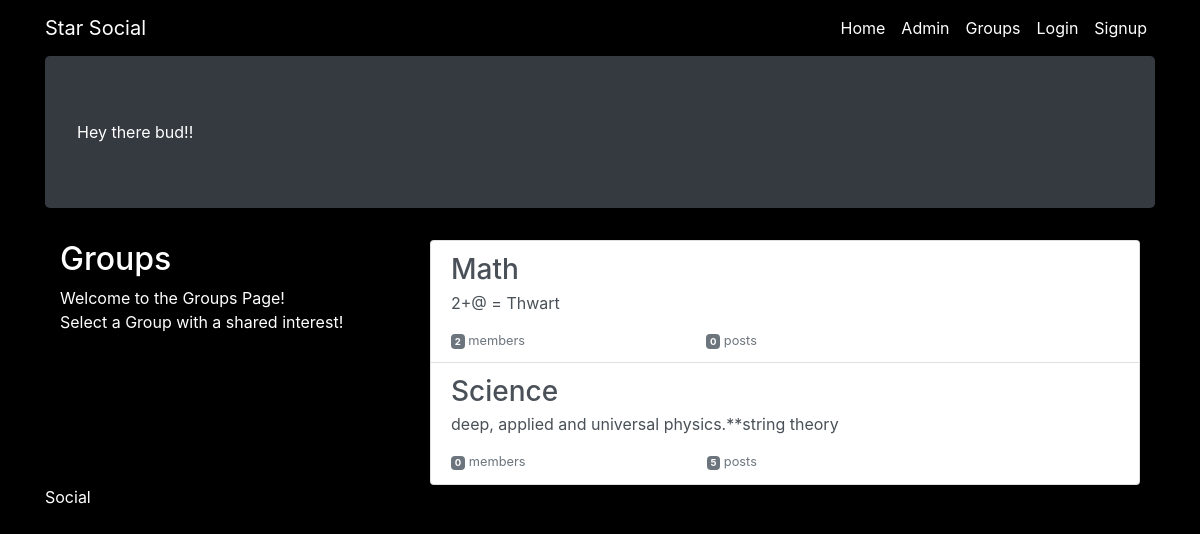
The app's page /groups/ with its own data.
### groups/models.py (models this page shows, shortened)
class Group(models.Model):
    name =  models.CharField(max_length=255, unique=True)
    slug = models.SlugField(allow_unicode=True,unique=True)
    description = models.TextField(blank=True, default='')
    description_html = models.TextField(editable=False, default='', blank=True)
    members = models.ManyToManyField(User,through='GroupMember')
    class Meta:
        ordering = ['name']

### groups/views.py (the view)
# urls.py: path('', views.ListGroups.as_view(), name="all"),
class ListGroups(generic.ListView):
    model = Group

### groups/templates/groups/group_list.html (shortened to what this page needs)
{% extends "groups/group_base.html" %}
{% block pregroup %}
<div class="col-md-4">
	<div class="content">
			<h2>Groups</h2>
			<p>Welcome to the Groups Page! <br>Select a Group with a shared interest!</p>
	</div>
</div>
{% endblock %}
{% block group_content %}
<div class="col-md-8">
	<div class="list-group">
		{% for group in object_list %}
		<a href="{% url 'groups:single' slug=group.slug %}"
		class="list-group-item list-group-item-action flex-column align-items-start">
			<h3 class="mb-1">{{ group.name }}</h3>
			<p class="mb-1">{{ group.description_html|safe }}</p>
			<div class="d-flex w-40 justify-content-between">
				<small class="text-muted"><span class="badge badge-secondary">
					{{ group.members.count }}</span> member{{ group.members.count|pluralize }}</small>
				<small class="text-muted"><span class="badge badge-secondary">
					{{ group.posts.count }}</span> post{{ group.posts.count|pluralize }}</small>
			</div>
		</a>
		{% endfor %}
	</div>
</div>
{% endblock %}

### static/blog/master.css (style rules this page uses)
body { margin: auto; background-color: black; color:white; }

### records on screen
Group: name "Math", description_html "2+@ = Thwart", members.count "2", posts.count "0"
Group: name "Science", description_html "deep, applied and universal physics.**string theory", members.count "0", posts.count "5"
